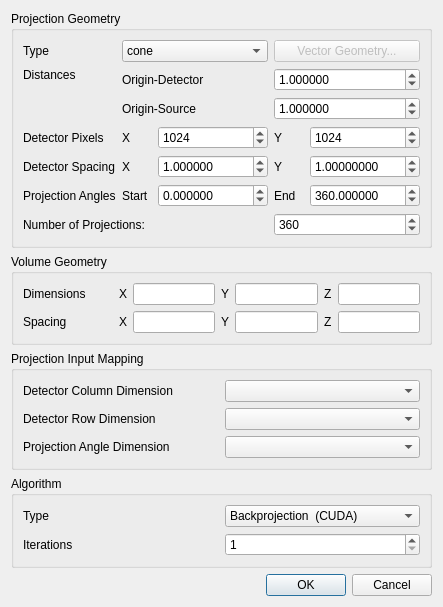
<?xml version="1.0" encoding="UTF-8"?>
<ui version="4.0">
 <class>ProjectionParameters</class>
 <widget class="QDialog" name="ProjectionParameters">
  <property name="geometry">
   <rect>
    <x>0</x>
    <y>0</y>
    <width>434</width>
    <height>552</height>
   </rect>
  </property>
  <property name="windowTitle">
   <string>ASTRA Projection</string>
  </property>
  <layout class="QVBoxLayout" name="verticalLayout">
   <item>
    <widget class="QGroupBox" name="gbProjectionGeometry">
     <property name="title">
      <string>Projection Geometry</string>
     </property>
     <layout class="QGridLayout" name="gridLayout">
      <item row="6" column="0" colspan="2">
       <widget class="QLabel" name="label_16">
        <property name="text">
         <string>Number of Projections:</string>
        </property>
       </widget>
      </item>
      <item row="5" column="1" colspan="2">
       <layout class="QHBoxLayout" name="horizontalLayout_4">
        <item>
         <widget class="QLabel" name="label_14">
          <property name="minimumSize">
           <size>
            <width>30</width>
            <height>0</height>
           </size>
          </property>
          <property name="text">
           <string>Start</string>
          </property>
         </widget>
        </item>
        <item>
         <widget class="QDoubleSpinBox" name="ProjGeomProjAngleStart">
          <property name="sizePolicy">
           <sizepolicy hsizetype="Minimum" vsizetype="Fixed">
            <horstretch>0</horstretch>
            <verstretch>0</verstretch>
           </sizepolicy>
          </property>
          <property name="minimumSize">
           <size>
            <width>110</width>
            <height>0</height>
           </size>
          </property>
          <property name="decimals">
           <number>6</number>
          </property>
          <property name="minimum">
           <double>-9999999.000000000000000</double>
          </property>
          <property name="maximum">
           <double>9999999.000000000000000</double>
          </property>
          <property name="singleStep">
           <double>0.100000000000000</double>
          </property>
          <property name="value">
           <double>0.000000000000000</double>
          </property>
         </widget>
        </item>
        <item>
         <widget class="QLabel" name="label_15">
          <property name="minimumSize">
           <size>
            <width>30</width>
            <height>0</height>
           </size>
          </property>
          <property name="text">
           <string>End</string>
          </property>
         </widget>
        </item>
        <item>
         <widget class="QDoubleSpinBox" name="ProjGeomProjAngleEnd">
          <property name="sizePolicy">
           <sizepolicy hsizetype="Minimum" vsizetype="Fixed">
            <horstretch>0</horstretch>
            <verstretch>0</verstretch>
           </sizepolicy>
          </property>
          <property name="minimumSize">
           <size>
            <width>110</width>
            <height>0</height>
           </size>
          </property>
          <property name="decimals">
           <number>6</number>
          </property>
          <property name="minimum">
           <double>-9999999.000000000000000</double>
          </property>
          <property name="maximum">
           <double>9999999.000000000000000</double>
          </property>
          <property name="singleStep">
           <double>0.100000000000000</double>
          </property>
          <property name="value">
           <double>360.000000000000000</double>
          </property>
         </widget>
        </item>
       </layout>
      </item>
      <item row="5" column="0">
       <widget class="QLabel" name="label_10">
        <property name="text">
         <string>Projection Angles</string>
        </property>
       </widget>
      </item>
      <item row="0" column="0">
       <widget class="QLabel" name="label">
        <property name="sizePolicy">
         <sizepolicy hsizetype="Preferred" vsizetype="Preferred">
          <horstretch>0</horstretch>
          <verstretch>0</verstretch>
         </sizepolicy>
        </property>
        <property name="minimumSize">
         <size>
          <width>90</width>
          <height>0</height>
         </size>
        </property>
        <property name="text">
         <string>Type</string>
        </property>
       </widget>
      </item>
      <item row="2" column="1" colspan="2">
       <layout class="QGridLayout" name="gridLayout_5">
        <item row="0" column="0">
         <widget class="QLabel" name="label_12">
          <property name="text">
           <string>Origin-Detector</string>
          </property>
         </widget>
        </item>
        <item row="0" column="1">
         <widget class="QDoubleSpinBox" name="ProjGeomDistOriginDetector">
          <property name="decimals">
           <number>6</number>
          </property>
          <property name="minimum">
           <double>0.000001000000000</double>
          </property>
          <property name="maximum">
           <double>9999999.000000000000000</double>
          </property>
          <property name="value">
           <double>1.000000000000000</double>
          </property>
         </widget>
        </item>
        <item row="1" column="0">
         <widget class="QLabel" name="label_13">
          <property name="text">
           <string>Origin-Source</string>
          </property>
         </widget>
        </item>
        <item row="1" column="1">
         <widget class="QDoubleSpinBox" name="ProjGeomDistOriginSource">
          <property name="decimals">
           <number>6</number>
          </property>
          <property name="minimum">
           <double>0.000001000000000</double>
          </property>
          <property name="maximum">
           <double>9999999.000000000000000</double>
          </property>
          <property name="value">
           <double>1.000000000000000</double>
          </property>
         </widget>
        </item>
       </layout>
      </item>
      <item row="2" column="0">
       <widget class="QLabel" name="label_11">
        <property name="text">
         <string>Distances</string>
        </property>
        <property name="alignment">
         <set>Qt::AlignLeading|Qt::AlignLeft|Qt::AlignTop</set>
        </property>
       </widget>
      </item>
      <item row="0" column="1">
       <widget class="QComboBox" name="ProjGeomType">
        <item>
         <property name="text">
          <string>cone</string>
         </property>
        </item>
       </widget>
      </item>
      <item row="0" column="2">
       <widget class="QPushButton" name="pushButton">
        <property name="enabled">
         <bool>false</bool>
        </property>
        <property name="text">
         <string>Vector Geometry...</string>
        </property>
       </widget>
      </item>
      <item row="3" column="1" colspan="2">
       <layout class="QHBoxLayout" name="horizontalLayout_3">
        <item>
         <widget class="QLabel" name="label_8">
          <property name="minimumSize">
           <size>
            <width>30</width>
            <height>0</height>
           </size>
          </property>
          <property name="text">
           <string>X</string>
          </property>
         </widget>
        </item>
        <item>
         <widget class="QSpinBox" name="ProjGeomDetectorPixelsX">
          <property name="sizePolicy">
           <sizepolicy hsizetype="Minimum" vsizetype="Fixed">
            <horstretch>0</horstretch>
            <verstretch>0</verstretch>
           </sizepolicy>
          </property>
          <property name="minimumSize">
           <size>
            <width>110</width>
            <height>0</height>
           </size>
          </property>
          <property name="minimum">
           <number>1</number>
          </property>
          <property name="maximum">
           <number>1000000</number>
          </property>
          <property name="singleStep">
           <number>10</number>
          </property>
          <property name="value">
           <number>1024</number>
          </property>
         </widget>
        </item>
        <item>
         <widget class="QLabel" name="label_9">
          <property name="minimumSize">
           <size>
            <width>30</width>
            <height>0</height>
           </size>
          </property>
          <property name="text">
           <string>Y</string>
          </property>
         </widget>
        </item>
        <item>
         <widget class="QSpinBox" name="ProjGeomDetectorPixelsY">
          <property name="sizePolicy">
           <sizepolicy hsizetype="Minimum" vsizetype="Fixed">
            <horstretch>0</horstretch>
            <verstretch>0</verstretch>
           </sizepolicy>
          </property>
          <property name="minimumSize">
           <size>
            <width>110</width>
            <height>0</height>
           </size>
          </property>
          <property name="minimum">
           <number>1</number>
          </property>
          <property name="maximum">
           <number>1000000</number>
          </property>
          <property name="singleStep">
           <number>10</number>
          </property>
          <property name="value">
           <number>1024</number>
          </property>
         </widget>
        </item>
       </layout>
      </item>
      <item row="4" column="1" colspan="2">
       <layout class="QHBoxLayout" name="horizontalLayout_2">
        <item>
         <widget class="QLabel" name="label_5">
          <property name="minimumSize">
           <size>
            <width>30</width>
            <height>0</height>
           </size>
          </property>
          <property name="text">
           <string>X</string>
          </property>
         </widget>
        </item>
        <item>
         <widget class="QDoubleSpinBox" name="ProjGeomDetectorSpacingX">
          <property name="sizePolicy">
           <sizepolicy hsizetype="Minimum" vsizetype="Fixed">
            <horstretch>0</horstretch>
            <verstretch>0</verstretch>
           </sizepolicy>
          </property>
          <property name="minimumSize">
           <size>
            <width>110</width>
            <height>0</height>
           </size>
          </property>
          <property name="decimals">
           <number>6</number>
          </property>
          <property name="minimum">
           <double>0.000001000000000</double>
          </property>
          <property name="maximum">
           <double>9999999.000000000000000</double>
          </property>
          <property name="singleStep">
           <double>0.100000000000000</double>
          </property>
          <property name="value">
           <double>1.000000000000000</double>
          </property>
         </widget>
        </item>
        <item>
         <widget class="QLabel" name="label_6">
          <property name="minimumSize">
           <size>
            <width>30</width>
            <height>0</height>
           </size>
          </property>
          <property name="text">
           <string>Y</string>
          </property>
         </widget>
        </item>
        <item>
         <widget class="QDoubleSpinBox" name="ProjGeomDetectorSpacingY">
          <property name="sizePolicy">
           <sizepolicy hsizetype="Minimum" vsizetype="Fixed">
            <horstretch>0</horstretch>
            <verstretch>0</verstretch>
           </sizepolicy>
          </property>
          <property name="minimumSize">
           <size>
            <width>110</width>
            <height>0</height>
           </size>
          </property>
          <property name="decimals">
           <number>8</number>
          </property>
          <property name="minimum">
           <double>0.000001000000000</double>
          </property>
          <property name="maximum">
           <double>9999999.000000000000000</double>
          </property>
          <property name="singleStep">
           <double>0.100000000000000</double>
          </property>
          <property name="value">
           <double>1.000000000000000</double>
          </property>
         </widget>
        </item>
       </layout>
      </item>
      <item row="4" column="0">
       <widget class="QLabel" name="label_4">
        <property name="text">
         <string>Detector Spacing</string>
        </property>
       </widget>
      </item>
      <item row="3" column="0">
       <widget class="QLabel" name="label_7">
        <property name="text">
         <string>Detector Pixels</string>
        </property>
       </widget>
      </item>
      <item row="6" column="2">
       <widget class="QSpinBox" name="ProjGeomProjCount">
        <property name="minimum">
         <number>1</number>
        </property>
        <property name="maximum">
         <number>10000000</number>
        </property>
        <property name="value">
         <number>360</number>
        </property>
       </widget>
      </item>
     </layout>
    </widget>
   </item>
   <item>
    <widget class="QGroupBox" name="gbVolumeGeometry">
     <property name="title">
      <string>Volume Geometry</string>
     </property>
     <layout class="QGridLayout" name="gridLayout_3">
      <item row="0" column="1">
       <widget class="QLabel" name="label_17">
        <property name="minimumSize">
         <size>
          <width>90</width>
          <height>0</height>
         </size>
        </property>
        <property name="text">
         <string>Dimensions</string>
        </property>
       </widget>
      </item>
      <item row="0" column="2">
       <layout class="QHBoxLayout" name="horizontalLayout">
        <item>
         <widget class="QLabel" name="label_19">
          <property name="text">
           <string>X</string>
          </property>
         </widget>
        </item>
        <item>
         <widget class="QLineEdit" name="VolGeomDimensionX"/>
        </item>
        <item>
         <widget class="QLabel" name="label_20">
          <property name="text">
           <string>Y</string>
          </property>
         </widget>
        </item>
        <item>
         <widget class="QLineEdit" name="VolGeomDimensionY"/>
        </item>
        <item>
         <widget class="QLabel" name="label_21">
          <property name="text">
           <string>Z</string>
          </property>
         </widget>
        </item>
        <item>
         <widget class="QLineEdit" name="VolGeomDimensionZ"/>
        </item>
       </layout>
      </item>
      <item row="1" column="1">
       <widget class="QLabel" name="label_22">
        <property name="text">
         <string>Spacing</string>
        </property>
       </widget>
      </item>
      <item row="1" column="2">
       <layout class="QHBoxLayout" name="horizontalLayout_6">
        <item>
         <widget class="QLabel" name="label_26">
          <property name="text">
           <string>X</string>
          </property>
         </widget>
        </item>
        <item>
         <widget class="QLineEdit" name="VolGeomSpacingX"/>
        </item>
        <item>
         <widget class="QLabel" name="label_27">
          <property name="text">
           <string>Y</string>
          </property>
         </widget>
        </item>
        <item>
         <widget class="QLineEdit" name="VolGeomSpacingY"/>
        </item>
        <item>
         <widget class="QLabel" name="label_28">
          <property name="text">
           <string>Z</string>
          </property>
         </widget>
        </item>
        <item>
         <widget class="QLineEdit" name="VolGeomSpacingZ"/>
        </item>
       </layout>
      </item>
     </layout>
    </widget>
   </item>
   <item>
    <widget class="QGroupBox" name="gbProjectionInput">
     <property name="title">
      <string>Projection Input Mapping</string>
     </property>
     <layout class="QGridLayout" name="gridLayout_6">
      <item row="1" column="0">
       <widget class="QLabel" name="label_29">
        <property name="text">
         <string>Detector Row Dimension</string>
        </property>
       </widget>
      </item>
      <item row="2" column="0">
       <widget class="QLabel" name="label_18">
        <property name="text">
         <string>Projection Angle Dimension</string>
        </property>
       </widget>
      </item>
      <item row="1" column="1">
       <widget class="QComboBox" name="ProjInputDetectorRowDim"/>
      </item>
      <item row="2" column="1">
       <widget class="QComboBox" name="ProjInputProjAngleDim"/>
      </item>
      <item row="0" column="0">
       <widget class="QLabel" name="label_30">
        <property name="text">
         <string>Detector Column Dimension</string>
        </property>
       </widget>
      </item>
      <item row="0" column="1">
       <widget class="QComboBox" name="ProjInputDetectorColDim"/>
      </item>
     </layout>
    </widget>
   </item>
   <item>
    <widget class="QGroupBox" name="gbAlgorithm">
     <property name="title">
      <string>Algorithm</string>
     </property>
     <layout class="QGridLayout" name="gridLayout_2">
      <item row="1" column="0">
       <widget class="QLabel" name="label_2">
        <property name="text">
         <string>Type</string>
        </property>
       </widget>
      </item>
      <item row="1" column="1">
       <widget class="QComboBox" name="AlgorithmType">
        <item>
         <property name="text">
          <string>Backprojection  (CUDA)</string>
         </property>
        </item>
        <item>
         <property name="text">
          <string>FDK 3D (CUDA)</string>
         </property>
        </item>
        <item>
         <property name="text">
          <string>SIRT 3D (CUDA)</string>
         </property>
        </item>
        <item>
         <property name="text">
          <string>CGLS 3D (CUDA)</string>
         </property>
        </item>
       </widget>
      </item>
      <item row="2" column="0">
       <widget class="QLabel" name="AlgorithmIterationsLabel">
        <property name="text">
         <string>Iterations</string>
        </property>
       </widget>
      </item>
      <item row="2" column="1">
       <widget class="QSpinBox" name="AlgorithmIterations">
        <property name="minimum">
         <number>1</number>
        </property>
        <property name="maximum">
         <number>10000</number>
        </property>
        <property name="singleStep">
         <number>10</number>
        </property>
       </widget>
      </item>
     </layout>
    </widget>
   </item>
   <item>
    <widget class="QDialogButtonBox" name="buttonBox">
     <property name="orientation">
      <enum>Qt::Horizontal</enum>
     </property>
     <property name="standardButtons">
      <set>QDialogButtonBox::Cancel|QDialogButtonBox::Ok</set>
     </property>
    </widget>
   </item>
  </layout>
 </widget>
 <tabstops>
  <tabstop>ProjGeomType</tabstop>
  <tabstop>ProjGeomDistOriginDetector</tabstop>
  <tabstop>ProjGeomDistOriginSource</tabstop>
  <tabstop>ProjGeomDetectorPixelsX</tabstop>
  <tabstop>ProjGeomDetectorPixelsY</tabstop>
  <tabstop>ProjGeomDetectorSpacingX</tabstop>
  <tabstop>ProjGeomDetectorSpacingY</tabstop>
  <tabstop>ProjGeomProjAngleStart</tabstop>
  <tabstop>ProjGeomProjAngleEnd</tabstop>
  <tabstop>ProjGeomProjCount</tabstop>
  <tabstop>VolGeomDimensionX</tabstop>
  <tabstop>VolGeomDimensionY</tabstop>
  <tabstop>VolGeomDimensionZ</tabstop>
  <tabstop>VolGeomSpacingX</tabstop>
  <tabstop>VolGeomSpacingY</tabstop>
  <tabstop>VolGeomSpacingZ</tabstop>
  <tabstop>ProjInputDetectorColDim</tabstop>
  <tabstop>ProjInputDetectorRowDim</tabstop>
  <tabstop>ProjInputProjAngleDim</tabstop>
  <tabstop>AlgorithmType</tabstop>
  <tabstop>AlgorithmIterations</tabstop>
  <tabstop>pushButton</tabstop>
 </tabstops>
 <resources/>
 <connections>
  <connection>
   <sender>buttonBox</sender>
   <signal>accepted()</signal>
   <receiver>ProjectionParameters</receiver>
   <slot>accept()</slot>
   <hints>
    <hint type="sourcelabel">
     <x>248</x>
     <y>254</y>
    </hint>
    <hint type="destinationlabel">
     <x>157</x>
     <y>274</y>
    </hint>
   </hints>
  </connection>
  <connection>
   <sender>buttonBox</sender>
   <signal>rejected()</signal>
   <receiver>ProjectionParameters</receiver>
   <slot>reject()</slot>
   <hints>
    <hint type="sourcelabel">
     <x>316</x>
     <y>260</y>
    </hint>
    <hint type="destinationlabel">
     <x>286</x>
     <y>274</y>
    </hint>
   </hints>
  </connection>
 </connections>
</ui>
